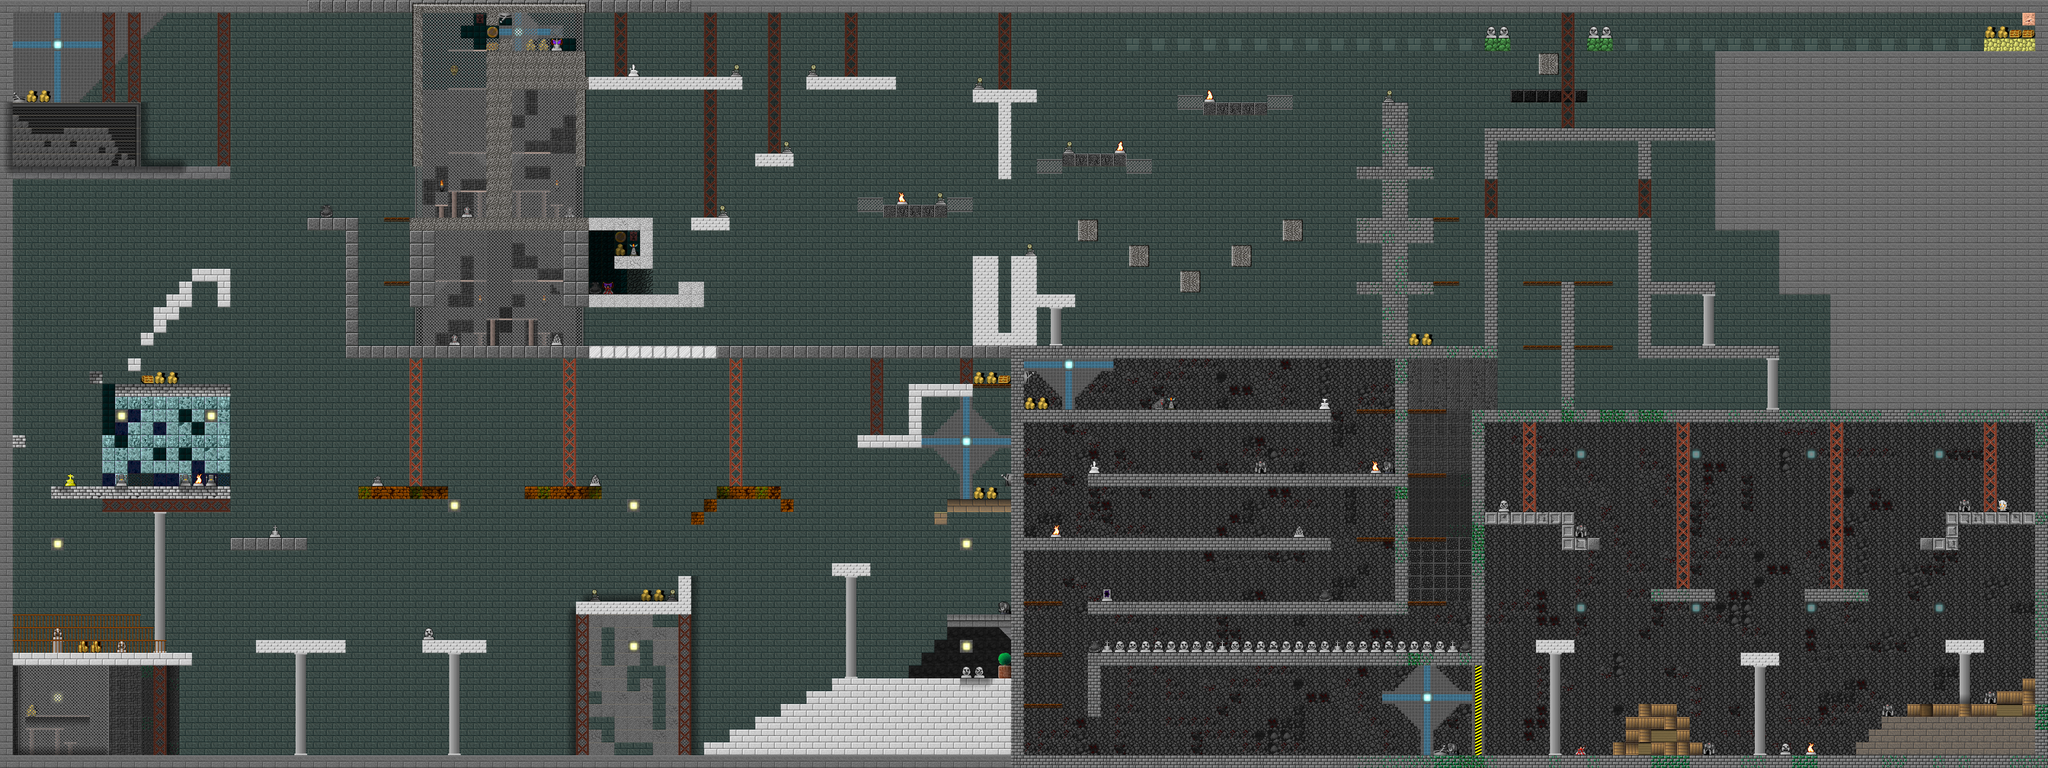

A level layout from a 2D game, rendered from its tile map. Below: a short description, then the map file with tile-grid data replaced by summaries:
An orthogonal 160x60 tile map with 32x32 px tiles, 8 tile layers (background, between, coins, chests, ...) and 218 objects.

<map version="1.2" tiledversion="1.3.3" orientation="orthogonal" renderorder="right-down" compressionlevel="0" width="160" height="60" tilewidth="32" tileheight="32" infinite="0" nextlayerid="18" nextobjectid="371">
 <tileset firstgid="1" name="tileset" tilewidth="32" tileheight="32" tilecount="4160" columns="64">
  <image source="tileset.png" width="2048" height="2080" />
 </tileset>
 <layer id="1" name="background" width="160" height="60">
  <data>[9600 cells, 9600 non-empty, 43 distinct tile ids]</data>
 </layer>
 <layer id="3" name="between" width="160" height="60">
  <data>[9600 cells, 398 non-empty, 78 distinct tile ids]</data>
 </layer>
 <layer id="11" name="coins" width="160" height="60">
  <data>[9600 cells, 22 non-empty, 1 distinct tile ids]</data>
 </layer>
 <layer id="12" name="chests" width="160" height="60">
  <data>[9600 cells, 5 non-empty, 1 distinct tile ids]</data>
 </layer>
 <layer id="13" name="levers" width="160" height="60">
  <data>[9600 cells, 5 non-empty, 2 distinct tile ids]</data>
 </layer>
 <layer id="4" name="graphics" width="160" height="60">
  <data>[9600 cells, 2902 non-empty, 96 distinct tile ids]</data>
 </layer>
 <layer id="14" name="openable door" width="160" height="60">
  <data>[9600 cells, 8 non-empty, 2 distinct tile ids]</data>
 </layer>
 <layer id="5" name="shadows" width="160" height="60" opacity="0.46">
  <data>[9600 cells, 434 non-empty, 17 distinct tile ids]</data>
 </layer>
 <objectgroup id="6" name="ground">
  <object id="75" x="0" y="1888" width="5120" height="32" />
  <object id="76" x="5088" y="32" width="32" height="1856" />
  <object id="77" x="0" y="32" width="32" height="1856" />
  <object id="78" x="32" y="1632" width="448" height="32" />
  <object id="79" x="640" y="1600" width="224" height="32" />
  <object id="80" x="1056" y="1600" width="160" height="32" />
  <object id="81" x="1440" y="1504" width="288" height="32" />
  <object id="82" x="2080" y="1696" width="448" height="192" />
  <object id="83" x="2016" y="1728" width="64" height="160" />
  <object id="84" x="1952" y="1760" width="64" height="128" />
  <object id="85" x="1888" y="1792" width="64" height="96" />
  <object id="86" x="1824" y="1824" width="64" height="64" />
  <object id="87" x="1760" y="1856" width="64" height="32" />
  <object id="88" x="2368" y="1536" width="160" height="32" />
  <object id="89" x="2080" y="1408" width="96" height="32" />
  <object id="90" x="2368" y="1248" width="160" height="32" />
  <object id="91" x="1728" y="1280" width="32" height="32" />
  <object id="92" x="1760" y="1248" width="32" height="32" />
  <object id="93" x="1792" y="1216" width="160" height="32" />
  <object id="94" x="1312" y="1216" width="192" height="32" />
  <object id="95" x="896" y="1216" width="224" height="32" />
  <object id="96" x="576" y="1344" width="192" height="32" />
  <object id="97" x="128" y="1216" width="448" height="32" />
  <object id="98" x="320" y="896" width="32" height="32" />
  <object id="99" x="352" y="832" width="32" height="32" />
  <object id="100" x="384" y="768" width="32" height="64" />
  <object id="101" x="416" y="736" width="32" height="64" />
  <object id="102" x="448" y="704" width="32" height="64" />
  <object id="103" x="480" y="672" width="96" height="32" />
  <object id="104" x="224" y="928" width="32" height="32" />
  <object id="105" x="32" y="1088" width="32" height="32" />
  <object id="106" x="768" y="544" width="128" height="32" />
  <object id="107" x="864" y="576" width="32" height="288" />
  <object id="108" x="32" y="416" width="544" height="32" />
  <object id="109" x="320" y="288" width="32" height="128" />
  <object id="110" x="32" y="256" width="320" height="32" />
  <object id="111" x="864" y="864" width="1664" height="32" />
  <object id="128" x="0" y="0" width="5120" height="32" />
  <object id="150" x="288" y="960" width="288" height="32" />
  <object id="151" x="2496" y="1664" width="32" height="32" />
  <object id="154" x="1952" y="1248" width="32" height="32" />
  <object id="156" x="2336" y="1280" width="32" height="32" />
  <object id="157" x="1696" y="1440" width="32" height="64" />
  <object id="166" x="4768" y="1760" width="320" height="32" />
  <object id="167" x="4992" y="1728" width="96" height="32" />
  <object id="168" x="5056" y="1696" width="32" height="32" />
  <object id="169" x="4032" y="1856" width="224" height="32" />
  <object id="170" x="4064" y="1792" width="160" height="64" />
  <object id="171" x="4096" y="1760" width="96" height="32" />
  <object id="172" x="3840" y="1600" width="96" height="32" />
  <object id="173" x="4128" y="1472" width="160" height="32" />
  <object id="174" x="4512" y="1472" width="160" height="32" />
  <object id="175" x="4864" y="1600" width="96" height="32" />
  <object id="176" x="4896" y="1280" width="192" height="32" />
  <object id="177" x="3712" y="1280" width="192" height="32" />
  <object id="178" x="3680" y="1056" width="32" height="608" />
  <object id="179" x="3936" y="1344" width="64" height="32" />
  <object id="180" x="3904" y="1280" width="32" height="96" />
  <object id="181" x="4864" y="1280" width="32" height="96" />
  <object id="182" x="4800" y="1344" width="64" height="32" />
  <object id="183" x="3680" y="1024" width="1440" height="32" />
  <object id="186" x="4352" y="1632" width="96" height="32" />
  <object id="187" x="4704" y="1792" width="384" height="96" />
  <object id="188" x="4672" y="1824" width="32" height="32" />
  <object id="189" x="4640" y="1856" width="64" height="32" />
  <object id="190" x="2528" y="864" width="32" height="1024" />
  <object id="198" x="2144" y="1088" width="160" height="32" />
  <object id="199" x="2272" y="960" width="160" height="32" />
  <object id="200" x="2272" y="992" width="32" height="96" />
  <object id="207" x="1024" y="544" width="64" height="224" />
  <object id="209" x="1248" y="96" width="32" height="32" />
  <object id="210" x="1088" y="544" width="128" height="32" />
  <object id="216" x="1030.95" y="32" width="25.0455" height="384" />
  <object id="218" x="544" y="704" width="32" height="64" />
  <object id="219" x="1216" y="128" width="64" height="448" />
  <object id="220" x="1280" y="128" width="160" height="96" />
  <object id="221" x="1440" y="224" width="24.5" height="192" />
  <object id="223" x="1280" y="544" width="128" height="32" />
  <object id="228" x="1408" y="544" width="64" height="224" />
  <object id="233" x="1440" y="128" width="24.5" height="64" />
  <object id="234" x="1440" y="192" width="416" height="32" />
  <object id="245" x="2720" y="1664" width="32" height="128" />
  <object id="246" x="2720" y="1632" width="960" height="32" />
  <object id="247" x="3488" y="256" width="32" height="1280" />
  <object id="249" x="2720" y="1504" width="768" height="32" />
  <object id="253" x="2560" y="864" width="928" height="32" />
  <object id="254" x="2560" y="1024" width="768" height="32" />
  <object id="255" x="2720" y="1184" width="768" height="32" />
  <object id="256" x="2560" y="1344" width="768" height="32" />
  </objectgroup>
 <objectgroup id="7" name="chests">
  <!-- 61 objects omitted --></objectgroup>
 <objectgroup id="8" name="bonus">
  <!-- 56 objects omitted --></objectgroup>
 <objectgroup id="9" name="openable door">
  <!-- 34 objects omitted --></objectgroup>
 <objectgroup id="10" name="levers">
  <!-- 33 objects omitted --></objectgroup>
 <objectgroup id="15" name="platforms">
  <!-- 28 objects omitted --></objectgroup>
 <objectgroup id="17" name="ghosts" visible="0">
  <!-- 2 objects omitted --></objectgroup>
</map>
<!-- 129 of 218 objects omitted -->